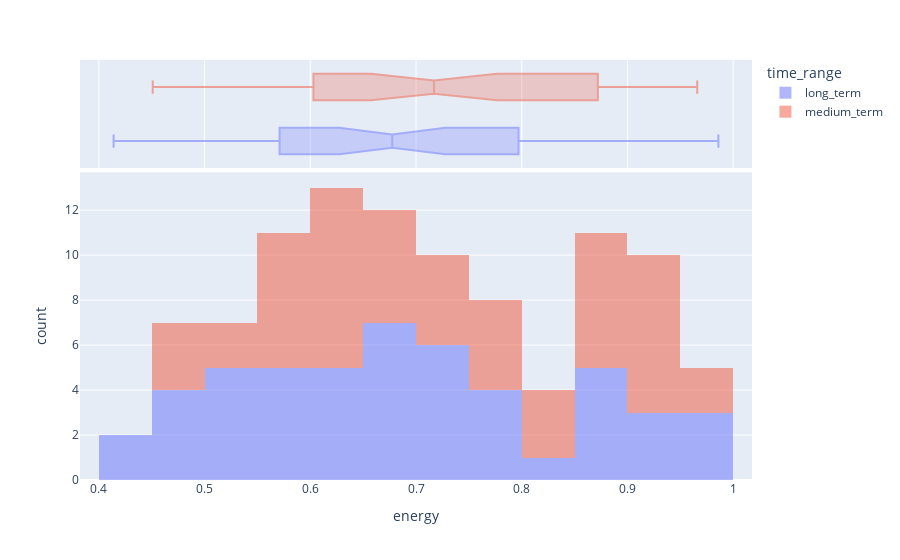
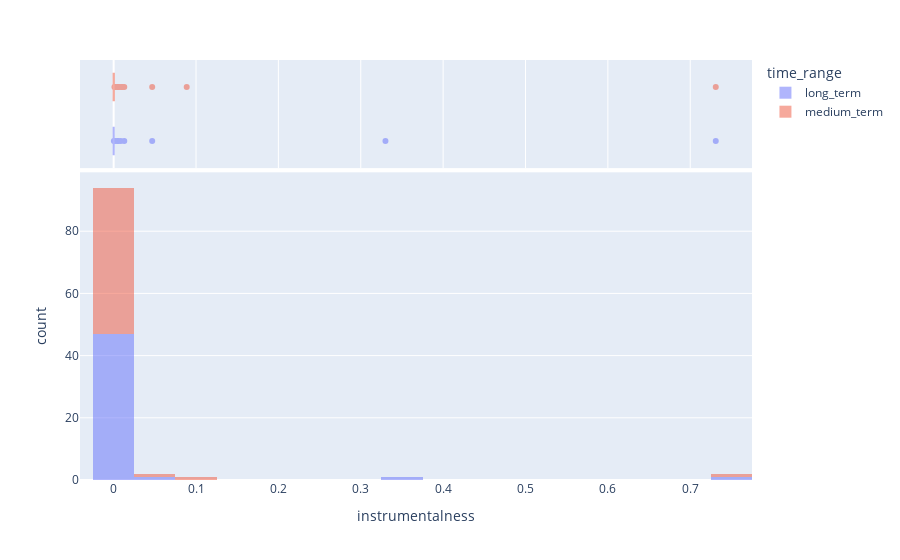
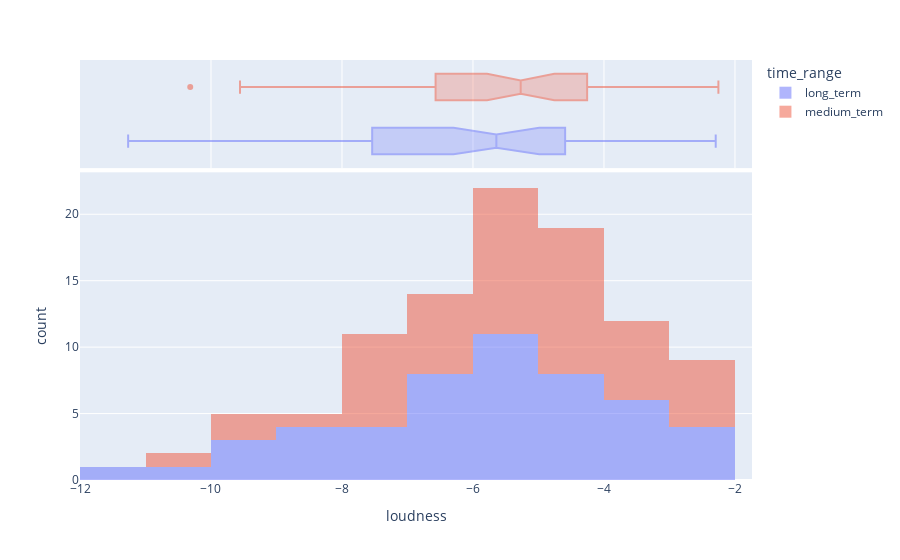
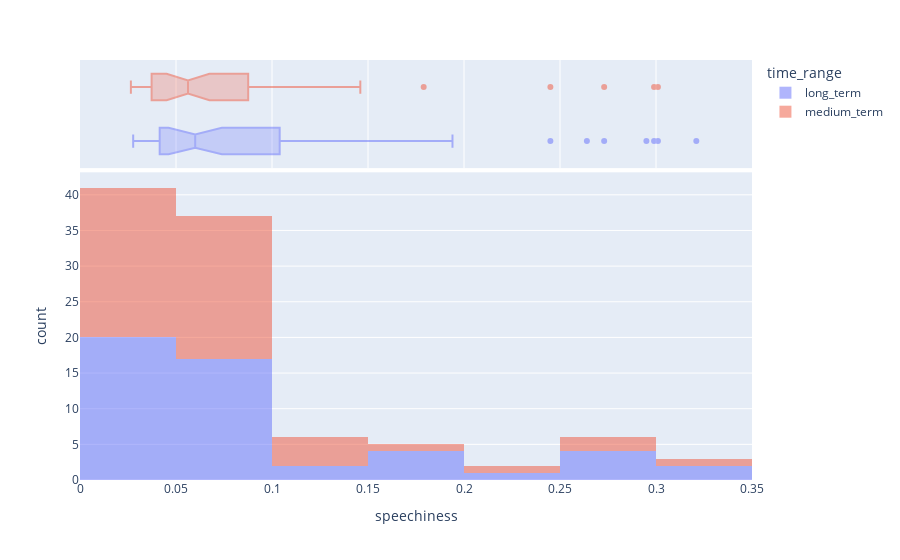

Notebook source saved alongside these figures, in order:
### Code cell
""" colunas de interesse de acordo com a dscrição disponivel na documentação do spotify:
    - energy
    - instrumentalness
    - loudness
    - speechiness
"""

features = ["energy", "instrumentalness", "loudness", "speechiness"]
for feature in features: 
    fig = px.histogram(geral_tracks, x=feature, color="time_range", marginal="box")
    fig.update_traces(opacity=0.5)
    fig.show()

### Figure 1 — Plotly figure (JSON) as saved in the notebook; plotly's stock layout.template omitted (floating-point values rounded to 4 significant figures)
{"data": [{"alignmentgroup": "True", "bingroup": "x", "hovertemplate": "time_range=long_term<br>energy=%{x}<br>count=%{y}<extra></extra>", "legendgroup": "long_term", "marker": {"color": "#636efa", "pattern": {"shape": ""}}, "name": "long_term", "offsetgroup": "long_term", "opacity": 0.5, "orientation": "v", "showlegend": true, "type": "histogram", "x": [0.532, 0.68, 0.616, 0.453, 0.454, 0.653, 0.484, 0.747, 0.681, 0.594, 0.93, 0.747, 0.824, 0.966, 0.722, 0.57, 0.526, 0.533, 0.787, 0.933, 0.42, 0.885, 0.451, 0.92, 0.875, 0.735, 0.599, 0.986, 0.661, 0.603, 0.663, 0.852, 0.957, 0.571, 0.699, 0.631, 0.731, 0.797, 0.675, 0.701, 0.867, 0.547, 0.793, 0.611, 0.608, 0.539, 0.754, 0.414, 0.88, 0.598], "xaxis": "x", "yaxis": "y"}, {"alignmentgroup": "True", "hovertemplate": "time_range=long_term<br>energy=%{x}<extra></extra>", "legendgroup": "long_term", "marker": {"color": "#636efa"}, "name": "long_term", "notched": true, "offsetgroup": "long_term", "opacity": 0.5, "showlegend": false, "type": "box", "x": [0.532, 0.68, 0.616, 0.453, 0.454, 0.653, 0.484, 0.747, 0.681, 0.594, 0.93, 0.747, 0.824, 0.966, 0.722, 0.57, 0.526, 0.533, 0.787, 0.933, 0.42, 0.885, 0.451, 0.92, 0.875, 0.735, 0.599, 0.986, 0.661, 0.603, 0.663, 0.852, 0.957, 0.571, 0.699, 0.631, 0.731, 0.797, 0.675, 0.701, 0.867, 0.547, 0.793, 0.611, 0.608, 0.539, 0.754, 0.414, 0.88, 0.598], "xaxis": "x2", "yaxis": "y2"}, {"alignmentgroup": "True", "bingroup": "x", "hovertemplate": "time_range=medium_term<br>energy=%{x}<br>count=%{y}<extra></extra>", "legendgroup": "medium_term", "marker": {"color": "#EF553B", "pattern": {"shape": ""}}, "name": "medium_term", "offsetgroup": "medium_term", "opacity": 0.5, "orientation": "v", "showlegend": true, "type": "histogram", "x": [0.532, 0.747, 0.93, 0.824, 0.57, 0.594, 0.885, 0.451, 0.966, 0.599, 0.852, 0.631, 0.747, 0.571, 0.608, 0.559, 0.933, 0.625, 0.6, 0.88, 0.761, 0.808, 0.681, 0.454, 0.874, 0.533, 0.795, 0.911, 0.92, 0.616, 0.905, 0.797, 0.638, 0.712, 0.576, 0.619, 0.484, 0.912, 0.664, 0.839, 0.653, 0.603, 0.925, 0.869, 0.781, 0.675, 0.872, 0.661, 0.722, 0.957], "xaxis": "x", "yaxis": "y"}, {"alignmentgroup": "True", "hovertemplate": "time_range=medium_term<br>energy=%{x}<extra></extra>", "legendgroup": "medium_term", "marker": {"color": "#EF553B"}, "name": "medium_term", "notched": true, "offsetgroup": "medium_term", "opacity": 0.5, "showlegend": false, "type": "box", "x": [0.532, 0.747, 0.93, 0.824, 0.57, 0.594, 0.885, 0.451, 0.966, 0.599, 0.852, 0.631, 0.747, 0.571, 0.608, 0.559, 0.933, 0.625, 0.6, 0.88, 0.761, 0.808, 0.681, 0.454, 0.874, 0.533, 0.795, 0.911, 0.92, 0.616, 0.905, 0.797, 0.638, 0.712, 0.576, 0.619, 0.484, 0.912, 0.664, 0.839, 0.653, 0.603, 0.925, 0.869, 0.781, 0.675, 0.872, 0.661, 0.722, 0.957], "xaxis": "x2", "yaxis": "y2"}], "layout": {"barmode": "relative", "legend": {"title": {"text": "time_range"}, "tracegroupgap": 0}, "margin": {"t": 60}, "xaxis": {"anchor": "y", "domain": [0, 1], "title": {"text": "energy"}}, "xaxis2": {"anchor": "y2", "domain": [0, 1], "matches": "x", "showgrid": true, "showticklabels": false}, "yaxis": {"anchor": "x", "domain": [0, 0.7326], "title": {"text": "count"}}, "yaxis2": {"anchor": "x2", "domain": [0.7426, 1], "matches": "y2", "showgrid": false, "showline": false, "showticklabels": false, "ticks": ""}}}

### Figure 2 — Plotly figure (JSON) as saved in the notebook; plotly's stock layout.template omitted (floating-point values rounded to 4 significant figures)
{"data": [{"alignmentgroup": "True", "bingroup": "x", "hovertemplate": "time_range=long_term<br>instrumentalness=%{x}<br>count=%{y}<extra></extra>", "legendgroup": "long_term", "marker": {"color": "#636efa", "pattern": {"shape": ""}}, "name": "long_term", "offsetgroup": "long_term", "opacity": 0.5, "orientation": "v", "showlegend": true, "type": "histogram", "x": [0.000263, 0, 0, 0.33, 4.19e-06, 0, 0.0129, 0, 0, 0, 0, 0.0468, 0, 4.06e-05, 1.03e-05, 0, 0, 0.731, 0, 0, 0, 0, 0.00503, 0, 0.0086, 0, 0, 0, 0, 7.56e-05, 6.98e-06, 0, 3.22e-05, 0, 3.6e-06, 1.13e-05, 3.45e-06, 0, 0, 1.74e-06, 0, 0, 0, 0, 7.66e-05, 0.005, 0, 0, 0.00211, 0], "xaxis": "x", "yaxis": "y"}, {"alignmentgroup": "True", "hovertemplate": "time_range=long_term<br>instrumentalness=%{x}<extra></extra>", "legendgroup": "long_term", "marker": {"color": "#636efa"}, "name": "long_term", "notched": true, "offsetgroup": "long_term", "opacity": 0.5, "showlegend": false, "type": "box", "x": [0.000263, 0, 0, 0.33, 4.19e-06, 0, 0.0129, 0, 0, 0, 0, 0.0468, 0, 4.06e-05, 1.03e-05, 0, 0, 0.731, 0, 0, 0, 0, 0.00503, 0, 0.0086, 0, 0, 0, 0, 7.56e-05, 6.98e-06, 0, 3.22e-05, 0, 3.6e-06, 1.13e-05, 3.45e-06, 0, 0, 1.74e-06, 0, 0, 0, 0, 7.66e-05, 0.005, 0, 0, 0.00211, 0], "xaxis": "x2", "yaxis": "y2"}, {"alignmentgroup": "True", "bingroup": "x", "hovertemplate": "time_range=medium_term<br>instrumentalness=%{x}<br>count=%{y}<extra></extra>", "legendgroup": "medium_term", "marker": {"color": "#EF553B", "pattern": {"shape": ""}}, "name": "medium_term", "offsetgroup": "medium_term", "opacity": 0.5, "orientation": "v", "showlegend": true, "type": "histogram", "x": [0.000263, 0, 0, 0, 0, 0, 0, 0.00503, 4.06e-05, 0, 0, 1.13e-05, 0.0468, 0, 7.66e-05, 0, 0, 0, 0.00569, 0.00211, 4.96e-06, 0, 0, 4.19e-06, 1.02e-05, 0.731, 0, 0.00178, 0, 0, 0.0104, 0, 0, 0.0887, 0, 0.00661, 0.0129, 0.000173, 0, 0, 0, 7.56e-05, 0, 0.000987, 1.25e-05, 0, 0.00975, 0, 1.03e-05, 3.22e-05], "xaxis": "x", "yaxis": "y"}, {"alignmentgroup": "True", "hovertemplate": "time_range=medium_term<br>instrumentalness=%{x}<extra></extra>", "legendgroup": "medium_term", "marker": {"color": "#EF553B"}, "name": "medium_term", "notched": true, "offsetgroup": "medium_term", "opacity": 0.5, "showlegend": false, "type": "box", "x": [0.000263, 0, 0, 0, 0, 0, 0, 0.00503, 4.06e-05, 0, 0, 1.13e-05, 0.0468, 0, 7.66e-05, 0, 0, 0, 0.00569, 0.00211, 4.96e-06, 0, 0, 4.19e-06, 1.02e-05, 0.731, 0, 0.00178, 0, 0, 0.0104, 0, 0, 0.0887, 0, 0.00661, 0.0129, 0.000173, 0, 0, 0, 7.56e-05, 0, 0.000987, 1.25e-05, 0, 0.00975, 0, 1.03e-05, 3.22e-05], "xaxis": "x2", "yaxis": "y2"}], "layout": {"barmode": "relative", "legend": {"title": {"text": "time_range"}, "tracegroupgap": 0}, "margin": {"t": 60}, "xaxis": {"anchor": "y", "domain": [0, 1], "title": {"text": "instrumentalness"}}, "xaxis2": {"anchor": "y2", "domain": [0, 1], "matches": "x", "showgrid": true, "showticklabels": false}, "yaxis": {"anchor": "x", "domain": [0, 0.7326], "title": {"text": "count"}}, "yaxis2": {"anchor": "x2", "domain": [0.7426, 1], "matches": "y2", "showgrid": false, "showline": false, "showticklabels": false, "ticks": ""}}}

### Figure 3 — Plotly figure (JSON) as saved in the notebook; plotly's stock layout.template omitted (floating-point values rounded to 4 significant figures)
{"data": [{"alignmentgroup": "True", "bingroup": "x", "hovertemplate": "time_range=long_term<br>loudness=%{x}<br>count=%{y}<extra></extra>", "legendgroup": "long_term", "marker": {"color": "#636efa", "pattern": {"shape": ""}}, "name": "long_term", "offsetgroup": "long_term", "opacity": 0.5, "orientation": "v", "showlegend": true, "type": "histogram", "x": [-7.596, -7.648, -2.609, -11.27, -3.533, -5.873, -9.254, -6.567, -4.88, -8.306, -2.689, -5.545, -4.758, -3.097, -6.571, -5.149, -6.307, -10.32, -3.712, -2.294, -9.174, -4.593, -7.539, -4.802, -4.845, -4.623, -5.41, -2.796, -5.592, -9.557, -5.766, -3.804, -3.702, -7.906, -5.982, -6.478, -6.298, -5.188, -5.134, -4.176, -3.586, -8.151, -4.254, -6.587, -6.096, -8.968, -6.714, -8.16, -5.122, -5.694], "xaxis": "x", "yaxis": "y"}, {"alignmentgroup": "True", "hovertemplate": "time_range=long_term<br>loudness=%{x}<extra></extra>", "legendgroup": "long_term", "marker": {"color": "#636efa"}, "name": "long_term", "notched": true, "offsetgroup": "long_term", "opacity": 0.5, "showlegend": false, "type": "box", "x": [-7.596, -7.648, -2.609, -11.27, -3.533, -5.873, -9.254, -6.567, -4.88, -8.306, -2.689, -5.545, -4.758, -3.097, -6.571, -5.149, -6.307, -10.32, -3.712, -2.294, -9.174, -4.593, -7.539, -4.802, -4.845, -4.623, -5.41, -2.796, -5.592, -9.557, -5.766, -3.804, -3.702, -7.906, -5.982, -6.478, -6.298, -5.188, -5.134, -4.176, -3.586, -8.151, -4.254, -6.587, -6.096, -8.968, -6.714, -8.16, -5.122, -5.694], "xaxis": "x2", "yaxis": "y2"}, {"alignmentgroup": "True", "bingroup": "x", "hovertemplate": "time_range=medium_term<br>loudness=%{x}<br>count=%{y}<extra></extra>", "legendgroup": "medium_term", "marker": {"color": "#EF553B", "pattern": {"shape": ""}}, "name": "medium_term", "offsetgroup": "medium_term", "opacity": 0.5, "orientation": "v", "showlegend": true, "type": "histogram", "x": [-7.596, -6.567, -2.689, -4.758, -5.149, -8.306, -4.593, -7.539, -3.097, -5.41, -3.804, -6.478, -5.545, -7.906, -6.096, -7.106, -2.294, -2.253, -6.662, -5.122, -3.093, -6.209, -4.88, -3.533, -4.046, -10.32, -5.355, -2.741, -4.802, -2.609, -5.653, -5.188, -7.215, -5.667, -7.046, -3.765, -9.254, -4.556, -4.506, -4.257, -5.873, -9.557, -4.341, -4.284, -4.345, -5.637, -7.837, -5.592, -6.571, -3.702], "xaxis": "x", "yaxis": "y"}, {"alignmentgroup": "True", "hovertemplate": "time_range=medium_term<br>loudness=%{x}<extra></extra>", "legendgroup": "medium_term", "marker": {"color": "#EF553B"}, "name": "medium_term", "notched": true, "offsetgroup": "medium_term", "opacity": 0.5, "showlegend": false, "type": "box", "x": [-7.596, -6.567, -2.689, -4.758, -5.149, -8.306, -4.593, -7.539, -3.097, -5.41, -3.804, -6.478, -5.545, -7.906, -6.096, -7.106, -2.294, -2.253, -6.662, -5.122, -3.093, -6.209, -4.88, -3.533, -4.046, -10.32, -5.355, -2.741, -4.802, -2.609, -5.653, -5.188, -7.215, -5.667, -7.046, -3.765, -9.254, -4.556, -4.506, -4.257, -5.873, -9.557, -4.341, -4.284, -4.345, -5.637, -7.837, -5.592, -6.571, -3.702], "xaxis": "x2", "yaxis": "y2"}], "layout": {"barmode": "relative", "legend": {"title": {"text": "time_range"}, "tracegroupgap": 0}, "margin": {"t": 60}, "xaxis": {"anchor": "y", "domain": [0, 1], "title": {"text": "loudness"}}, "xaxis2": {"anchor": "y2", "domain": [0, 1], "matches": "x", "showgrid": true, "showticklabels": false}, "yaxis": {"anchor": "x", "domain": [0, 0.7326], "title": {"text": "count"}}, "yaxis2": {"anchor": "x2", "domain": [0.7426, 1], "matches": "y2", "showgrid": false, "showline": false, "showticklabels": false, "ticks": ""}}}

### Figure 4 — Plotly figure (JSON) as saved in the notebook; plotly's stock layout.template omitted (floating-point values rounded to 4 significant figures)
{"data": [{"alignmentgroup": "True", "bingroup": "x", "hovertemplate": "time_range=long_term<br>speechiness=%{x}<br>count=%{y}<extra></extra>", "legendgroup": "long_term", "marker": {"color": "#636efa", "pattern": {"shape": ""}}, "name": "long_term", "offsetgroup": "long_term", "opacity": 0.5, "orientation": "v", "showlegend": true, "type": "histogram", "x": [0.0323, 0.321, 0.083, 0.295, 0.273, 0.0926, 0.0298, 0.0971, 0.049, 0.0479, 0.0474, 0.0876, 0.0478, 0.074, 0.146, 0.245, 0.0378, 0.0297, 0.0529, 0.0579, 0.194, 0.0415, 0.301, 0.0505, 0.0744, 0.0379, 0.299, 0.0617, 0.056, 0.0308, 0.0322, 0.067, 0.0677, 0.0439, 0.0958, 0.0368, 0.159, 0.104, 0.0434, 0.0495, 0.152, 0.0368, 0.166, 0.0843, 0.0583, 0.0277, 0.0639, 0.0319, 0.0368, 0.264], "xaxis": "x", "yaxis": "y"}, {"alignmentgroup": "True", "hovertemplate": "time_range=long_term<br>speechiness=%{x}<extra></extra>", "legendgroup": "long_term", "marker": {"color": "#636efa"}, "name": "long_term", "notched": true, "offsetgroup": "long_term", "opacity": 0.5, "showlegend": false, "type": "box", "x": [0.0323, 0.321, 0.083, 0.295, 0.273, 0.0926, 0.0298, 0.0971, 0.049, 0.0479, 0.0474, 0.0876, 0.0478, 0.074, 0.146, 0.245, 0.0378, 0.0297, 0.0529, 0.0579, 0.194, 0.0415, 0.301, 0.0505, 0.0744, 0.0379, 0.299, 0.0617, 0.056, 0.0308, 0.0322, 0.067, 0.0677, 0.0439, 0.0958, 0.0368, 0.159, 0.104, 0.0434, 0.0495, 0.152, 0.0368, 0.166, 0.0843, 0.0583, 0.0277, 0.0639, 0.0319, 0.0368, 0.264], "xaxis": "x2", "yaxis": "y2"}, {"alignmentgroup": "True", "bingroup": "x", "hovertemplate": "time_range=medium_term<br>speechiness=%{x}<br>count=%{y}<extra></extra>", "legendgroup": "medium_term", "marker": {"color": "#EF553B", "pattern": {"shape": ""}}, "name": "medium_term", "offsetgroup": "medium_term", "opacity": 0.5, "orientation": "v", "showlegend": true, "type": "histogram", "x": [0.0323, 0.0971, 0.0474, 0.0478, 0.245, 0.0479, 0.0415, 0.301, 0.074, 0.299, 0.067, 0.0368, 0.0876, 0.0439, 0.0583, 0.0767, 0.0579, 0.045, 0.0265, 0.0368, 0.0853, 0.0892, 0.049, 0.273, 0.0321, 0.0297, 0.0856, 0.0346, 0.0505, 0.083, 0.054, 0.104, 0.0561, 0.0315, 0.132, 0.0332, 0.0298, 0.0564, 0.179, 0.0373, 0.0926, 0.0308, 0.108, 0.0609, 0.0376, 0.0332, 0.068, 0.056, 0.146, 0.0677], "xaxis": "x", "yaxis": "y"}, {"alignmentgroup": "True", "hovertemplate": "time_range=medium_term<br>speechiness=%{x}<extra></extra>", "legendgroup": "medium_term", "marker": {"color": "#EF553B"}, "name": "medium_term", "notched": true, "offsetgroup": "medium_term", "opacity": 0.5, "showlegend": false, "type": "box", "x": [0.0323, 0.0971, 0.0474, 0.0478, 0.245, 0.0479, 0.0415, 0.301, 0.074, 0.299, 0.067, 0.0368, 0.0876, 0.0439, 0.0583, 0.0767, 0.0579, 0.045, 0.0265, 0.0368, 0.0853, 0.0892, 0.049, 0.273, 0.0321, 0.0297, 0.0856, 0.0346, 0.0505, 0.083, 0.054, 0.104, 0.0561, 0.0315, 0.132, 0.0332, 0.0298, 0.0564, 0.179, 0.0373, 0.0926, 0.0308, 0.108, 0.0609, 0.0376, 0.0332, 0.068, 0.056, 0.146, 0.0677], "xaxis": "x2", "yaxis": "y2"}], "layout": {"barmode": "relative", "legend": {"title": {"text": "time_range"}, "tracegroupgap": 0}, "margin": {"t": 60}, "xaxis": {"anchor": "y", "domain": [0, 1], "title": {"text": "speechiness"}}, "xaxis2": {"anchor": "y2", "domain": [0, 1], "matches": "x", "showgrid": true, "showticklabels": false}, "yaxis": {"anchor": "x", "domain": [0, 0.7326], "title": {"text": "count"}}, "yaxis2": {"anchor": "x2", "domain": [0.7426, 1], "matches": "y2", "showgrid": false, "showline": false, "showticklabels": false, "ticks": ""}}}
